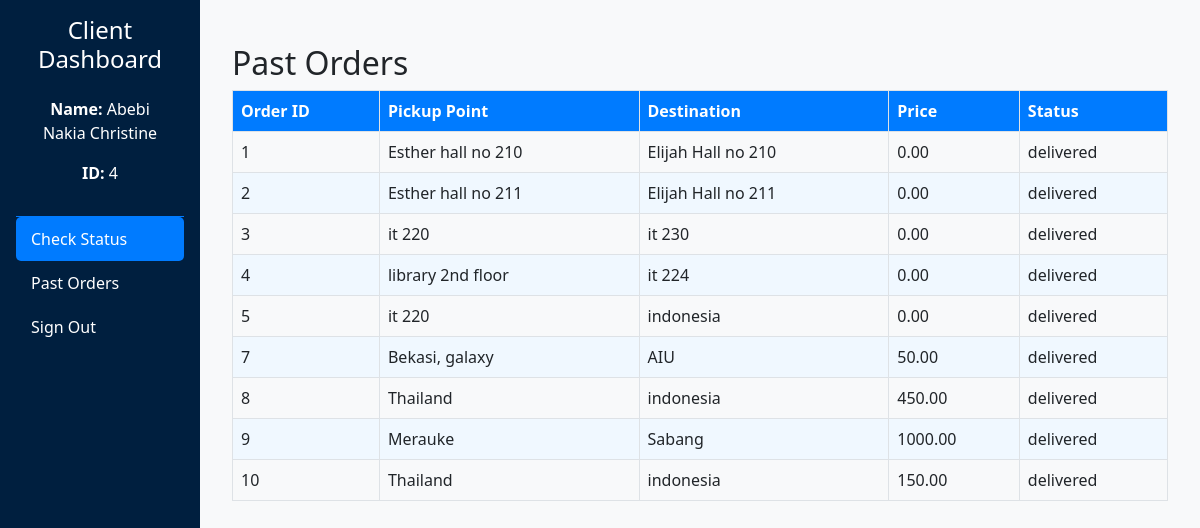
The app's page /past_order.php (signed in) with its own data.
### tables this page shows
CREATE TABLE `user` (
  `id` int NOT NULL AUTO_INCREMENT,
  `email` varchar(100) NOT NULL,
  `password` varchar(255) NOT NULL,
  `fullname` varchar(200) DEFAULT NULL,
  `permission` enum('admin','client','driver') DEFAULT 'client',
  `created_at` datetime DEFAULT CURRENT_TIMESTAMP,
  PRIMARY KEY (`id`),
  UNIQUE KEY `email` (`email`)
);

CREATE TABLE `orders` (
  `order_id` int NOT NULL AUTO_INCREMENT,
  `client_id` int NOT NULL,
  `pickup_point` varchar(225) NOT NULL,
  `destination` varchar(225) NOT NULL,
  `price` decimal(10,2) DEFAULT NULL,
  `status` enum('pending','assigned','picked_up','in_transit','delivered','cancelled') NOT NULL,
  `driver_id` int DEFAULT NULL,
  `cancellation_reason` text,
  PRIMARY KEY (`order_id`),
  KEY `client_id` (`client_id`),
  KEY `driver_id` (`driver_id`),
  CONSTRAINT `orders_ibfk_1` FOREIGN KEY (`client_id`) REFERENCES `user` (`id`),
  CONSTRAINT `orders_ibfk_2` FOREIGN KEY (`driver_id`) REFERENCES `user` (`id`)
);

### Database/Database.php (called while the page is built, shortened)
<?php
class Database {
    private $host = 'localhost';
    private $db = 'delivery';
    private $user = 'delivery';
    private $pass = 'delivery';
    private $charset = 'utf8mb4';
    private $pdo = null;
    public function getConnection() {
        if ($this->pdo === null) {
            try {
                $dsn = "mysql:host=$this->host;dbname=$this->db;charset=$this->charset";
                $this->pdo = new PDO($dsn, $this->user, $this->pass);
                $this->pdo->setAttribute(PDO::ATTR_ERRMODE, PDO::ERRMODE_EXCEPTION);
            } catch (PDOException $e) {
                die("Error connecting to the database: " . $e->getMessage());
            }
        }
        return $this->pdo;
    }
}

### past_order.php (the view, shortened to what this page needs)
<?php
require_once 'Database/Database.php';
$conn = new Database();
$client_id = $_SESSION['user_id'];
$clientQuery = "SELECT fullname FROM user WHERE id = :client_id";
$stmtClient = $conn->getConnection()->prepare($clientQuery);
$stmtClient->bindParam(':client_id', $client_id);
$stmtClient->execute();
$clientInfo = $stmtClient->fetch(PDO::FETCH_ASSOC);
$query = "SELECT * FROM orders WHERE client_id = :client_id AND status = 'delivered'";
$stmt = $conn->getConnection()->prepare($query);
$stmt->bindParam(':client_id', $client_id);
$stmt->execute();
$pastOrders = $stmt->fetchAll(PDO::FETCH_ASSOC);
?>
<!DOCTYPE html>
<html lang="en">
<head>
    <link href="https://stackpath.bootstrapcdn.com/bootstrap/5.0.0-alpha1/css/bootstrap.min.css" rel="stylesheet">
</head>
<body>
<nav id="sidebar" class="d-flex flex-column col-md-3 col-lg-2 p-3">
    <h4 class="text-white text-center">Client Dashboard</h4>
    <div class="client-info">
        <p><strong>Name:</strong> <?= htmlspecialchars($clientInfo['fullname']) ?></p>
        <p><strong>ID:</strong> <?= htmlspecialchars($client_id) ?></p>
    </div>
    <ul class="nav flex-column">
        <li class="nav-item">
            <a class="nav-link active" href="checkStatus.php">Check Status</a>
        </li>
        <li class="nav-item">
            <a class="nav-link" href="past_order.php">Past Orders</a>
        </li>
        <li class="nav-item">
            <a class="nav-link" href="?action=logout">Sign Out</a>
        </li>
    </ul>
</nav>
<div class="content col-md-9 ms-sm-auto col-lg-10">
    <div class="container mt-4">
        <h2>Past Orders</h2>
        <table class="table table-hover table-bordered">
            <thead>
                <tr>
                    <th>Order ID</th>
                    <th>Pickup Point</th>
                    <th>Destination</th>
                    <th>Price</th>
                    <th>Status</th>
                </tr>
            </thead>
            <tbody>
                <?php if (count($pastOrders) > 0): ?>
                    <?php foreach ($pastOrders as $order): ?>
                        <tr>
                            <td><?= htmlspecialchars($order['order_id']) ?></td>
                            <td><?= htmlspecialchars($order['pickup_point']) ?></td>
                            <td><?= htmlspecialchars($order['destination']) ?></td>
                            <td><?= htmlspecialchars($order['price']) ?></td>
                            <td><?= htmlspecialchars($order['status']) ?></td>
                        </tr>
                    <?php endforeach; ?>
                <?php else: ?>
                    <tr>
                        <td colspan="5" class="text-center">No past orders found.</td>
                    </tr>
                <?php endif; ?>
            </tbody>
        </table>
    </div>
</div>
</body>
</html>

### past_order.php (style rules this page uses)
body { display: flex; min-height: 100vh; flex-direction: row; background-color: #f8f9fa; }
#sidebar { background-color: #001f3f; padding-top: 20px; min-height: 100vh; }
#sidebar .nav-link { color: #fff; padding: 10px 15px; border-radius: 5px; }
#sidebar .nav-link.active { background-color: #007bff; color: white; }
.client-info { color: #fff; padding: 15px; border-bottom: 1px solid #007bff; text-align: center; }
.content { flex-grow: 1; padding: 20px; }
.table thead { background-color: #007bff; color: white; }
.table tbody tr:nth-child(even) { background-color: #f0f8ff; }

### records on screen
user: fullname "Abebi Nakia Christine"
orders: order_id "1", pickup_point "Esther hall no 210", destination "Elijah Hall no 210", price "0.00", status "delivered"
orders: order_id "2", pickup_point "Esther hall no 211", destination "Elijah Hall no 211", price "0.00", status "delivered"
orders: order_id "3", pickup_point "it 220", destination "it 230", price "0.00", status "delivered"
orders: order_id "4", pickup_point "library 2nd floor", destination "it 224", price "0.00", status "delivered"
orders: order_id "5", pickup_point "it 220", destination "indonesia", price "0.00", status "delivered"
orders: order_id "7", pickup_point "Bekasi, galaxy", destination "AIU", price "50.00", status "delivered"
orders: order_id "8", pickup_point "Thailand", destination "indonesia", price "450.00", status "delivered"
orders: order_id "9", pickup_point "Merauke", destination "Sabang", price "1000.00", status "delivered"
orders: order_id "10", pickup_point "Thailand", destination "indonesia", price "150.00", status "delivered"

### other values on screen
$client_id "4"
